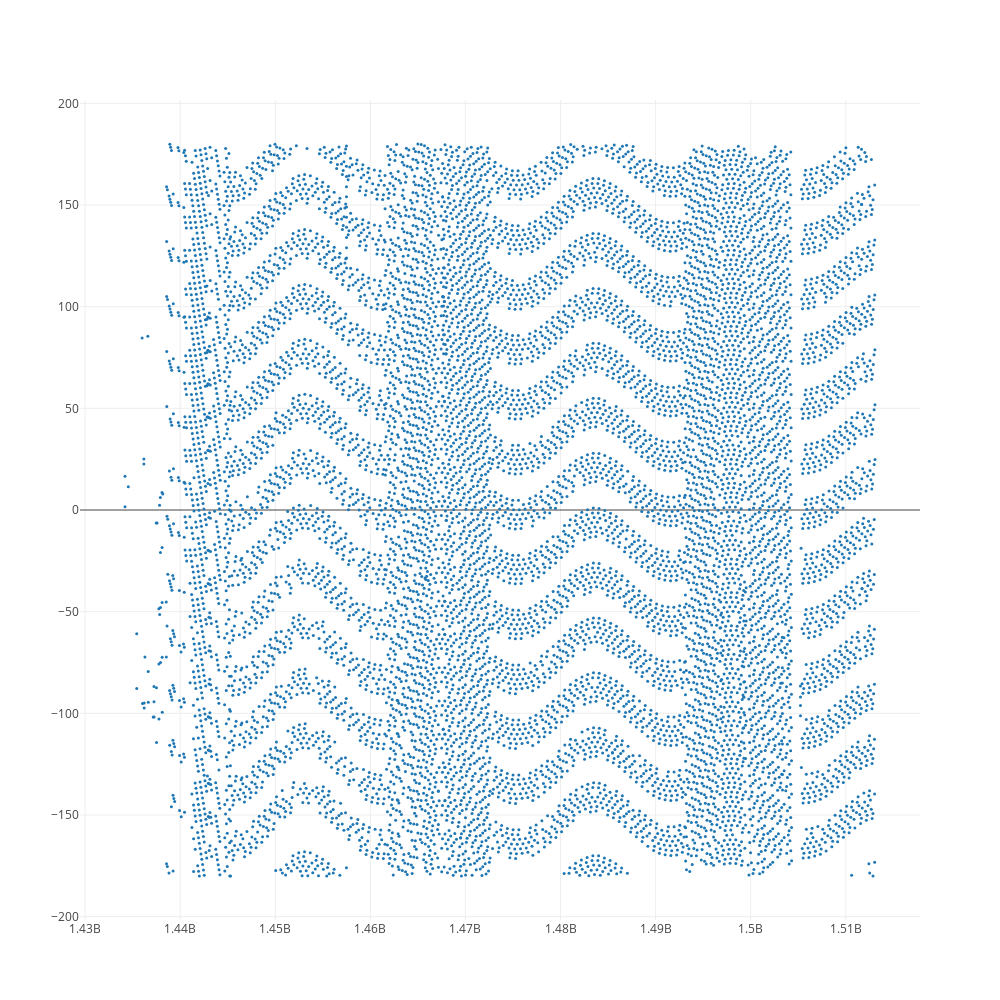

Notebook code for this chart:
### Code cell
x = []
y = []

for date in sorted(all_by_date.keys()):
    for image in all_by_date[date]:
        epoch_time = (datetime.datetime.strptime(image['date'], '%Y-%m-%d %H:%M:%S') - datetime.datetime(1970, 1, 1)).total_seconds()
        x.append(epoch_time)
        y.append(image['centroid_coordinates']['lon'])

scatter = plotly.graph_objs.Scatter(x = x, y = y, mode = 'markers', marker={'size': 3})
figure = plotly.graph_objs.Figure(data=[scatter], layout=plotly.graph_objs.Layout(width = 1000, height = 1000))
plotly.offline.iplot(figure, filename='scatter')

### Figure 1 — Plotly figure (JSON) as saved in the notebook; plotly's stock layout.template omitted (floating-point values rounded to 4 significant figures; data arrays with more than 128 entries replaced by an {"elided": "..."} marker saying what was removed)
{"data": [{"marker": {"size": 3}, "mode": "markers", "type": "scatter", "x": {"elided": "11764 int values"}, "y": {"elided": "11764 float values"}}], "layout": {"height": 1000, "width": 1000}}
